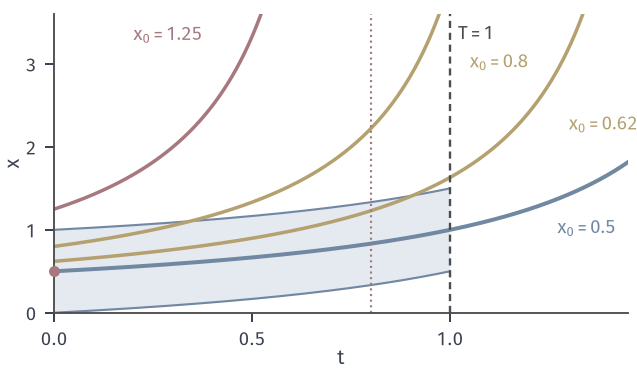

Python code for this plot:
from pathlib import Path
import sys
sys.path.insert(0, str(Path(__file__).resolve().parents[1]/"odesens-common"))
from common import *
HERE = Path(__file__).resolve().parent
# 目标：x'=x^2 的邻近解在 [0,1] 上是否存在；管道半径 0.5。解析解 x=x0/(1-x0 t)。
fig, ax = figure(width_mm=90, height_mm=52)
panel(fig, .085, .985, .96, .15)
t = np.linspace(0, 1.45, 1201)
xbar = .5/(1-.5*t)
tt = t[t <= 1]; xb = .5/(1-.5*tt)
ax.fill_between(tt, xb-.5, xb+.5, color=BLUE_FILL, lw=0)
ax.plot(tt, xb-.5, color=BLUE, lw=.85); ax.plot(tt, xb+.5, color=BLUE, lw=.85)
def curve(x0, col, lw=1.4):
    tend = min(1.45, (1/x0-1e-4) if x0 > 0 else 1.45); s = np.linspace(0, tend, 1500); v = x0/(1-x0*s); m = v <= 3.6
    ax.plot(s[m], v[m], color=col, lw=lw)
    return tend
curve(.5, BLUE, 1.6); curve(.62, YELLOW); curve(.8, YELLOW); curve(1.25, RED)
ax.vlines(1, 0, 3.6, color=STROKE, lw=.95, ls=(0, (3, 2)))
ax.vlines(.8, 0, 3.6, color=RED, lw=.85, ls=':')
ax.plot([0], [.5], 'o', ms=4.4, color=RED, mew=0, zorder=5, clip_on=False)
ax.text(1.02, 3.3, '$T=1$', color=STROKE, fontsize=7.5); ax.text(.2, 3.28, '$x_0=1.25$', color=RED, fontsize=7.5)
ax.text(1.42, .95, '$x_0=0.5$', color=BLUE, fontsize=7.5, ha='right'); ax.text(1.05, 2.95, '$x_0=0.8$', color=YELLOW, fontsize=7.5, ha='left')
ax.text(1.3, 2.2, '$x_0=0.62$', color=YELLOW, fontsize=7.5, ha='left')
ax.set_xlim(0, 1.45); ax.set_ylim(0, 3.6); ax.set_xticks([0, .5, 1]); ax.set_yticks([0, 1, 2, 3]); ax.set_xlabel('$t$', labelpad=0); ax.set_ylabel('$x$', labelpad=1)
save(fig, HERE, 'figure', {'equation': "x'=x^2", 'tube': .5, 'T': 1, 'x0': [.5, .62, .8, 1.25]})
